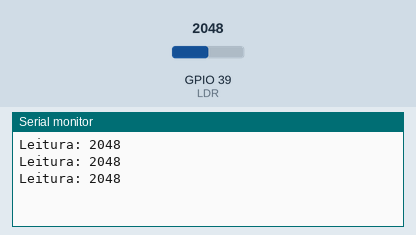
Simulated run of this sketch. Board: ESP32. Parts: the last lines printed to the serial monitor. The test bench sets the inputs (shaded band); at power-on: GPIO 39 (LDR) = 2048.

Above: at 1.3 s.
1.4 s: GPIO 39 (LDR) set to 2866
At 1.9 s:
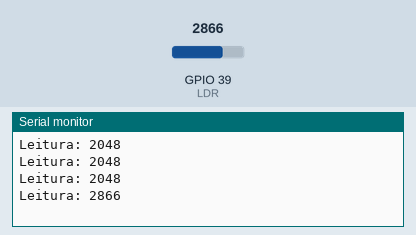
2.9 s: GPIO 39 (LDR) set to 3603
At 3.4 s:
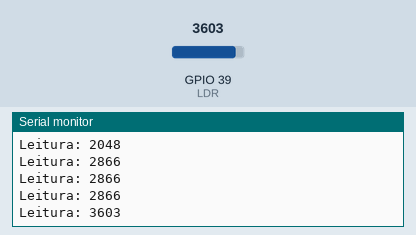
Timing chart, 0 to 5.9 s (numbered marks = the images above; inputs shaded):
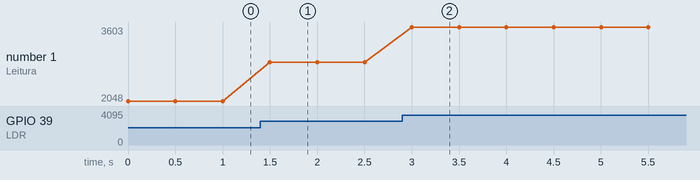

The sketch:

leitura_ldr.ino
```cpp
/*
  Autor: João Carlos de Souza Filho / 2024

  Este algoritmo tem como objetivo realizar a leitura analógica do LDR
  e escrever no monitor serial da IDE o resultado da leitura.

  IMPORTANTE:
  De acordo com o circuito no diagrama esquemático, quanto maior
  a luminosidade sob o LDR menor será sua resistência, resultando
  numa menor queda de tensão sob seus terminais.
  Ou seja, quanto maior a luminosidade captada pelor LDR, menor
  será o valor da leitura analógica.
*/

#define LED1 4
#define LED2 0
#define LED3 2
#define LED4 15
#define BOTAO1 4
#define BOTAO2 0
#define BOTAO3 2
#define BOTAO4 15
#define RGB_RED 25
#define RGB_GREEN 26
#define RGB_BLUE 27
#define RELE 13
#define A 18
#define B 5
#define C 21
#define D 03
#define E 01
#define F 23
#define G 22
#define DP 19
#define DISPLAY1 16
#define DISPLAY2 17
#define DHT11_PIN 33 //VP
#define LDR 39 //VN
#define POTENCIOMETRO 34
#define ULTRASSONIC_TRIG 32
#define ULTRASSONIC_ECHO 35

// Essa função é executada apenas uma vez ao iniciar o algoritmo, antes do loop
void setup() {
  Serial.begin(115200);
}

// Essa função repetirá indefinidamente
void loop() {
  int reading = analogRead(LDR);
  Serial.print("Leitura: ");
  Serial.println(reading);
  delay(500);
}
```

Measured:
- after the input at 1.4 s, the serial monitor: prints a new line after 0.10 s (image 1)
- after the input at 2.9 s, the serial monitor: prints a new line after 0.10 s (image 2)
- plotted number 1: 2048 → 2866 after the input at 1.4 s, 2866 → 3603 after the input at 2.9 s
